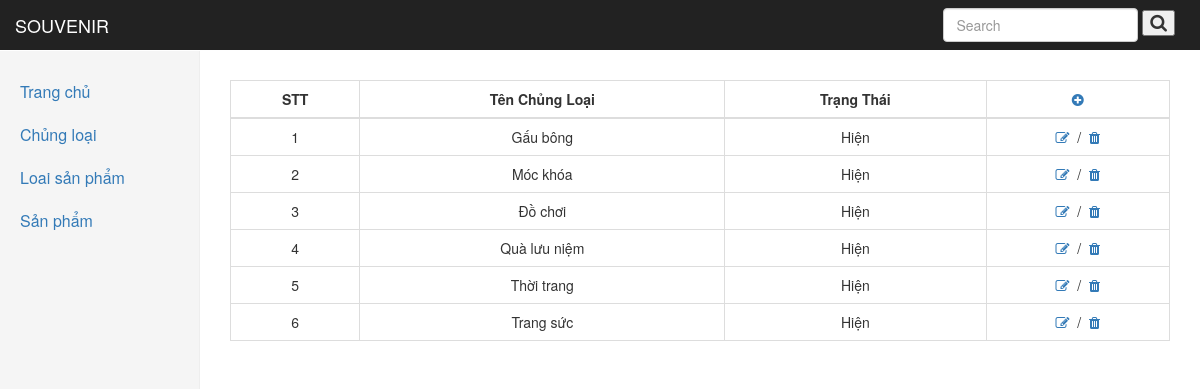
The page /admin/index.php?key=cl on the database its author committed.
### tables this page shows
CREATE TABLE `nn_chungloai` (
  `idCL` int(255) NOT NULL,
  `TenCL` varchar(255) NOT NULL,
  `ThuTu` int(4) NOT NULL,
  `AnHien` tinyint(4) NOT NULL
);

### controller.php (called while the page is built, shortened)
<?php
class bh
{
    function getChungLoaiall(){
        $query = "SELECT * FROM nn_chungloai ORDER BY ThuTu";
        return mysql_query($query);
    }
}
?>

### admin/chungloai.php (the view)
<?php
$dscl = $store->getChungLoaiall();
?>
<div class="ad_chungloai">
    <div class="container-fluid">
        <div class="row">
            <div class="table-responsive">
                <table class="table table-hover table-bordered">
                    <thead>
                    <tr>
                        <th>STT</th>
                        <th>Tên Chủng Loại</th>
                        <th>Trạng Thái</th>
                        <th><a href="?key=themcl"><i class="fa fa-plus-circle" aria-hidden="true"></i></a></th>
                    </tr>
                    </thead>
                    <tbody>
                    <?php
                    while ($dcl = mysql_fetch_array($dscl)){
                        ?>
                    <tr>
                        <td><?php echo $dcl['ThuTu']; ?></td>
                        <td><?php echo $dcl['TenCL']; ?></td>
                        <td>
                            <?php
                            if ($dcl['AnHien'])
                                echo "Hiện";
                            else
                                echo "Ẩn";
                            ?>
                        </td>
                        <td>
                            <a href="?key=suacl&idCL=<?php echo $dcl['idCL']; ?>">
                                <i class="fa fa-pencil-square-o" aria-hidden="true"></i>
                            </a>&nbsp;/&nbsp;
                            <a href="xuly.php?action=xoacl&idCL=<?php echo $dcl['idCL']; ?>"><i class="fa fa-trash"
                                                                                                aria-hidden="true"></i></a>
                        </td>
                    </tr>
                    <?php
                    }
                    ?>
                    </tbody>
                </table>
            </div>
        </div>
    </div>
</div>

### admin/index.php (shortened to what this page needs)
<?php
require_once ("../controller.php");
$store = new bh;
$store->connect("mysql.hostinger.vn", "u485709959_snt", "12345678", "u485709959_doan");
?>
<!DOCTYPE html>
<html lang="vi">
<head>
    <link rel="stylesheet" href="https://maxcdn.bootstrapcdn.com/bootstrap/3.3.7/css/bootstrap.min.css">
    <link rel="stylesheet" href="css/bootstrap.min.css">
    <link rel="stylesheet" href="css/dashboard.css">
    <link rel="stylesheet" type="text/css" href="css/style.css" />
    <link rel="stylesheet" type="text/css" href="css/font-awesome.min.css"/>
</head>
<body>
<div class="banner">
    <nav class="nav navbar navbar-inverse navbar-fixed-top">
        <div class="container-fluid">
            <div class="navbar-header" href="#">
                <a href="../index.php" class="navbar-brand">SOUVENIR</a>
            </div>
            <form action="" method="post" role="form" class="navbar-form navbar-right" style="margin-right: 10px;">
                <div class="form-group navbar-right">
                    <input type="text" class="form-control" name="search" id="search" placeholder="Search">
                    <button><i class="fa fa-search" aria-hidden="true" style="font-size: 18px;"></i></button>
                </div>
            </form>
        </div>
    </nav>
    <div class="container-fluid">
        <div class="row">
            <div class="col-sm-3 col-md-2 sidebar">
                <ul class="nav nav-sidebar">
                    <li><a href="index.php">Trang chủ</a></li>
                    <li><a href="index.php?key=cl">Chủng loại</a></li>
                    <li><a href="index.php?key=lsp">Loai sản phẩm</a></li>
                    <li><a href="index.php?key=sp">Sản phẩm</a></li>
                </ul>
            </div>
            <div class="col-md-10 col-md-offset-2">
                <div class="col-xs-12">
                    <div>
                        <?php
                        if (isset($_GET['key'])) {
                            switch ($_GET['key']) {
                                case "cl":
                                    include_once("chungloai.php");
                                    break;
                            }
                        }
                        ?>
                    </div>
                </div>
            </div>
        </div>
    </div>
</div>
</body>
</html>

### admin/css/dashboard.css (style rules this page uses)
body { padding-top: 50px; }
.navbar-fixed-top { border: 0; }
.sidebar { display: none; }
@media (min-width: 768px) { .sidebar { position: fixed; top: 51px; bottom: 0; left: 0; z-index: 1000; display: block; padding: 20px; overflow-x: hidden; overflow-y: auto; background-color: #f5f5f5; border-right: 1px solid #eee; } }
.nav-sidebar { margin-right: -21px; margin-bottom: 20px; margin-left: -20px; }
.nav-sidebar > li > a { padding-right: 20px; padding-left: 20px; }

### admin/css/style.css (style rules this page uses)
.ad_chungloai,.ad_loai,.chungloai_them,.loai_them,.ad_sanpham,.sp_them { margin-top: 30px; }
.table { text-align: center; }
.table th { text-align: center; }
.nav li a { font-size: 16px; }

### rows shown on the page
nn_chungloai: ThuTu "1", TenCL "Gấu bông", AnHien "Hiện"
nn_chungloai: ThuTu "2", TenCL "Móc khóa", AnHien "Hiện"
nn_chungloai: ThuTu "3", TenCL "Đồ chơi", AnHien "Hiện"
nn_chungloai: ThuTu "4", TenCL "Quà lưu niệm", AnHien "Hiện"
nn_chungloai: ThuTu "5", TenCL "Thời trang", AnHien "Hiện"
nn_chungloai: ThuTu "6", TenCL "Trang sức", AnHien "Hiện"
